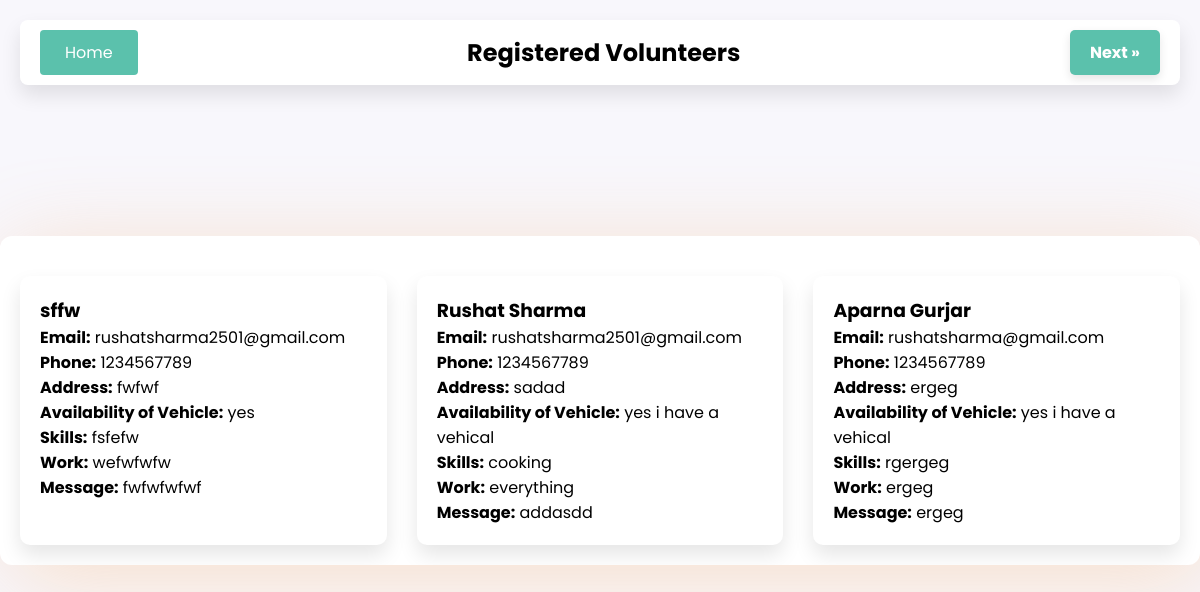
Page /volunteers-list/ on the committed database.
### app1/models.py (models this page shows, shortened)
class Volunteer(models.Model):
    name = models.CharField(max_length=100)
    email = models.EmailField()
    phone = models.CharField(max_length=10)
    address = models.TextField()  # This will store the address
    availability = models.CharField(max_length=50)
    message = models.TextField()  # This will store the message
    skills = models.TextField()  # New field
    work = models.TextField()    # New field

### app1/views.py (the view)
# urls.py: path('volunteers-list/', views.volunteers_list_view, name='volunteers_list'),  # Volunteers List Route
def volunteers_list_view(request):
    volunteers = Volunteer.objects.all()
    paginator = Paginator(volunteers, 3)
    page_number = request.GET.get('page', 1)
    page_obj = paginator.get_page(page_number)
    return render(request, "app1/volunteers_list.html", {"volunteers": page_obj})

### app1/templates/app1/volunteers_list.html (shortened to what this page needs)
{% load static %}
{% load widget_tweaks %}
<!DOCTYPE html>
<html lang="en">
<head>
    <link rel="stylesheet" href="{% static 'css/registerstyle.css' %}">
</head>
<body>
    <div class="volunteer-container">
        <div class="fixed-header">
        <button type="button"  class="home-button" onclick="window.location.href='{% url 'index' %}';">Home</button>
        <h2>Registered Volunteers</h2>
    {% if volunteers.has_next %}
        <a class="btn btn-pagination" href="?page={{ volunteers.next_page_number }}">Next &raquo;</a>
    {% endif %}
        </div>
        <div class="volunteer-card-wrapper">
            {% for volunteer in volunteers %}
                <div class="volunteer-card">
                    <div class="volunteer-info">
                        <h3>{{ volunteer.name }}</h3>
                        <p><strong>Email:</strong> {{ volunteer.email }}</p>
                        <p><strong>Phone:</strong> {{ volunteer.phone }}</p>
                        <p><strong>Address:</strong> {{ volunteer.address }}</p>
                        <p><strong>Availability of Vehicle:</strong> {{ volunteer.availability }}</p>
                        <p><strong>Skills:</strong> {{ volunteer.skills }}</p>
                        <p><strong>Work:</strong> {{ volunteer.work }}</p>
                        <p><strong>Message:</strong> {{ volunteer.message }}</p>
                    </div>
                </div>
            {% endfor %}
        </div>
    </div>
</body>
</html>

### static/css/registerstyle.css (style rules this page uses)
* { padding: 0; margin: 0; box-sizing: border-box; font-family: 'Poppins', sans-serif; }
body { display: flex; justify-content: center; align-items: center; height: 100vh; background: #F8F7FC; }

### app1/templates/app1/volunteers_list.html (style rules this page uses)
.fixed-header { display: flex; justify-content: space-between; align-items: center; position: fixed; top: 20px; left: 20px; right: 20px; z-index: 1000; background-color: #ffffff; padding: 10px 20px; border-radius: 8px; box-shadow: 0px 10px 20px rgba(0, 0, 0, 0.1); }
.fixed-header h2 { margin: 0; font-size: 24px; }
.home-button { background-color: #5bc1ac; color: #ffffff; padding: 10px 25px; border: none; border-radius: 4px; font-size: 16px; cursor: pointer; text-align: right; }
.volunteer-container { background: #ffffff; padding: 20px; width: 100%; max-width: 1400px; border-radius: 12px; box-shadow: 10px 14px 90px #F5AC6252; margin: 80px auto; height: auto; overflow-y: auto; display: flex; flex-direction: column; }
.volunteer-card-wrapper { display: flex; flex-wrap: wrap; justify-content: space-between; gap: 20px; margin-top: 20px; }
.volunteer-card { background-color: #ffffff; border-radius: 10px; box-shadow: 0px 10px 20px rgba(0, 0, 0, 0.1); padding: 20px; width: calc(33.33% - 20px); box-sizing: border-box; }
.btn-pagination { background-color: #5bc1ac; color: #fff; font-weight: 700; padding: 10px 20px; border-radius: 5px; text-decoration: none; box-shadow: 0px 4px 10px rgba(0, 0, 0, 0.1); }

### rows in the picture
Volunteer: name "sffw", email "rushatsharma2501@gmail.com", phone "1234567789", address "fwfwf", availability "yes", skills "fsfefw", work "wefwfwfw", message "fwfwfwfwf"
Volunteer: name "Rushat Sharma", email "rushatsharma2501@gmail.com", phone "1234567789", address "sadad", availability "yes i have a vehical", skills "cooking", work "everything", message "addasdd"
Volunteer: name "Aparna Gurjar", email "rushatsharma@gmail.com", phone "1234567789", address "ergeg", availability "yes i have a vehical", skills "rgergeg", work "ergeg", message "ergeg"
